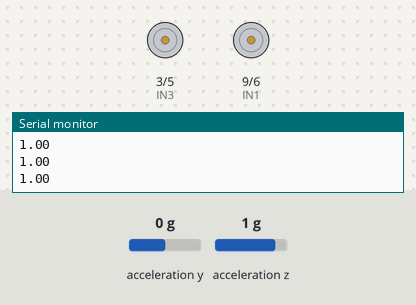
This sketch was run on a simulated Arduino Uno, built with avr-gcc and run on an emulated ATmega328P. Parts: motor-driver pin pairs drawn as motors (green arrow = first pin HIGH = forward, orange = second pin HIGH = backward, longer = more drive), the last lines printed to the serial monitor. The inputs (shaded band) are chosen by the test bench; at power-on: acceleration y 0 g, acceleration z 1 g.

Above: at 1.2 s.
1.3 s: acceleration y set to -1.4 g
At 1.9 s:
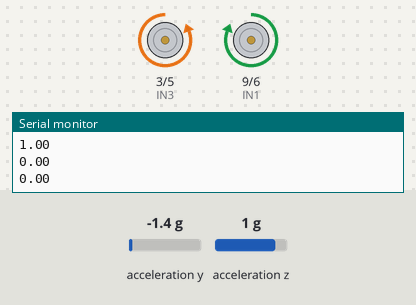
2.8 s: acceleration y set to 0.1 g
At 4.7 s:
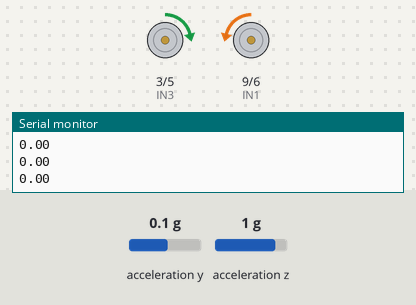
5.8 s: acceleration z set to -1.4 g
At 6.5 s:
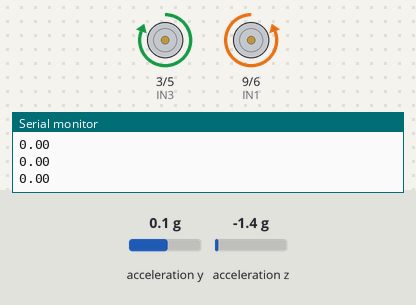
7.3 s: acceleration z set to 0.8 g
At 8.5 s:
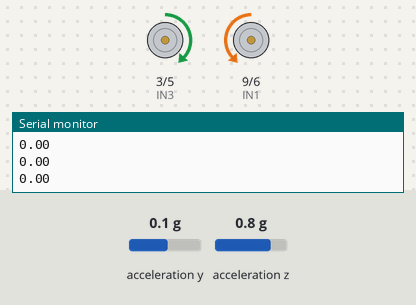
10.3 s: acceleration y set to 0.8 g
Timing chart, 0 to 12.8 s (numbered marks = the images above; inputs shaded):
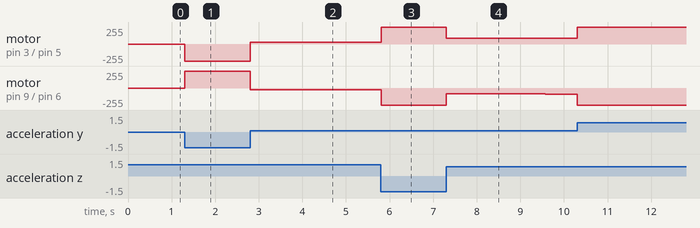

Measured:
- after the input at 1.3 s, motor on pin 3 (IN3) / pin 5 (IN4): stopped → backward 255/255 at once; motor on pin 9 (IN1) / pin 6 (IN2): stopped → forward 255/255 at once
- after the input at 2.8 s, motor on pin 3 (IN3) / pin 5 (IN4): backward 255/255 → forward 27/255 at once, → forward 28/255 1.2 s later, → forward 29/255 1.2 s later; motor on pin 9 (IN1) / pin 6 (IN2): forward 255/255 → backward 27/255 at once, → backward 28/255 1.2 s later, → backward 29/255 1.2 s later
- after the input at 5.8 s, motor on pin 3 (IN3) / pin 5 (IN4): forward 29/255 → forward 255/255 at once; motor on pin 9 (IN1) / pin 6 (IN2): backward 29/255 → backward 255/255 at once

The sketch:

self_balancing_car.ino
```cpp
#include <TimerOne.h>
#include <PID_v2.h>
#include <MPU6050.h>
#include <Wire.h>
#include <I2Cdev.h>

#define IN3 3
#define IN4 5
#define IN2 6
#define IN1 9

MPU6050 mpu;
int16_t accY, accZ;
float accAngle;

const float Kp = 8;
const float Ki = 0.5;
const float Kd = 0;
float input, output, Setpoint;
PID_v2 myPID(Kp, Ki, Kd, PID::Direct);
//||||||||||||||||||||||||||||||||||||||||||
void setup()
{
  mpu.initialize();
  Serial.begin(9600);

  pinMode(IN1, OUTPUT);
  pinMode(IN2, OUTPUT);
  pinMode(IN3, OUTPUT);
  pinMode(IN4, OUTPUT);

  Setpoint = 0;
  myPID.Start(input, 0, Setpoint);
  myPID.SetSampleTime(2);
  myPID.SetOutputLimits(-255, 255);
}
//||||||||||||||||||||||||||||||||||||||||||
void loop()
{
  float pre_time = millis();
  MPUread();
  calPID();
  balance(output);
  Serial.println(millis() - pre_time); // sample rate
}
//||||||||||||||||||||||||||||||||||||||||||
void MPUread()
{
  accZ = mpu.getAccelerationZ();
  accY = mpu.getAccelerationY();
  accAngle = atan2(accY, accZ) * RAD_TO_DEG;
  //Serial.println(accAngle);
}
//||||||||||||||||||||||||||||||||||||||||||
void calPID()
{
  input = (int)accAngle;
  output = myPID.Run(input);
}
//||||||||||||||||||||||||||||||||||||||||||
void balance(float speed)
{
  if (speed >= 0)
  {
    analogWrite(IN1, speed);
    analogWrite(IN2, 0);
    analogWrite(IN4, speed);
    analogWrite(IN3, 0);
  }
  if (speed < 0)
  {
    speed = - speed;
    analogWrite(IN2, speed);
    analogWrite(IN1, 0);
    analogWrite(IN3, speed);
    analogWrite(IN4, 0);
  }
}
```
